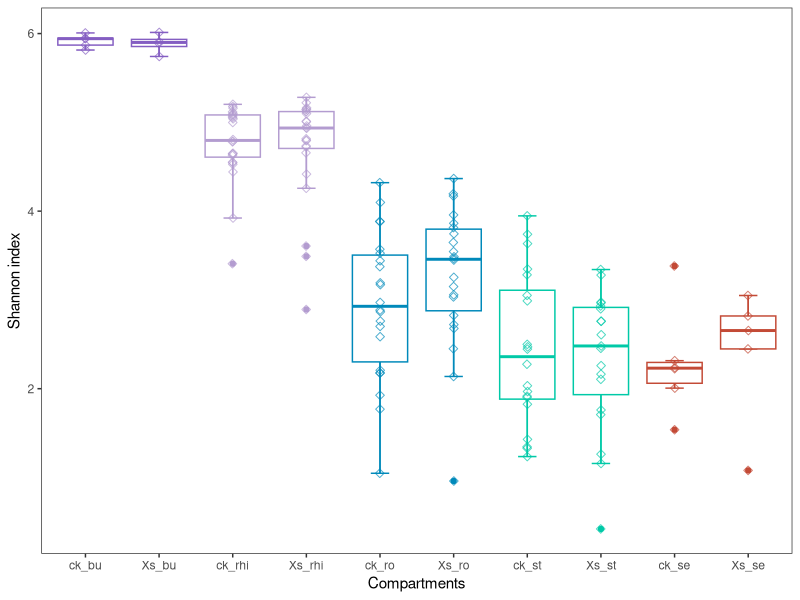
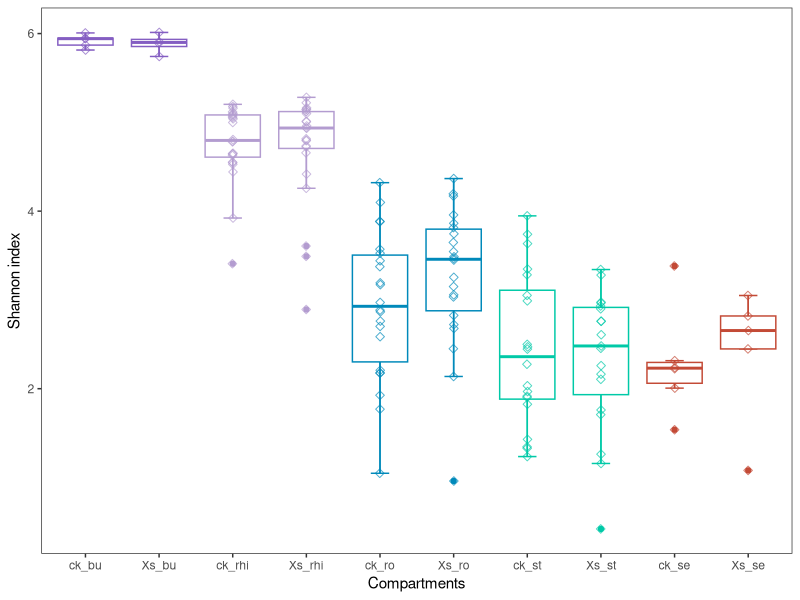

Reproduce these figures in R, in order.
#Result2,Figuer A,alpha_diversity_compartment
#Author: Xing Wang

getwd()
rm(list = ls())

library(tidyverse)
df<-read.csv("compartment.csv")
head(df)

library(ggplot2)

df$SampleID <- factor(df$SampleID, levels=c('ck', 'xs'))

p= ggplot(data=df,aes(x=factor(Compartments,level = c("ck_bu","Xs_bu","ck_rhi","Xs_rhi","ck_ro","Xs_ro","ck_st","Xs_st","ck_se","Xs_se")), y=Shannon, color=Compartments))+
  stat_boxplot(geom = "errorbar",
               width=0.25,
               position = position_dodge(0.9))+
  geom_boxplot(position = position_dodge(0.9))+
  
  geom_jitter(position=position_jitterdodge(0.01),size=2,alpha=0.7,shape=23)+
  theme_bw()+
  theme(legend.position = "NA")+theme(panel.grid=element_blank())+
  
  guides(fill=guide_legend(title=NULL))+
  labs(x="Compartments", y="Shannon index")+
  
  scale_color_manual(aesthetics="color",values = c("#845EC2","#B39CD0","#0089BA","#C34A36","#00C9A7","#845EC2","#B39CD0","#0089BA","#C34A36","#00C9A7"))

p
ggsave(paste("compartment.pdf", sep=""), p, width = 5, height = 4)

p
ggsave(paste("compartment.png", sep=""), p, width = 5, height = 4)



Shannon_stats <- aov(Shannon ~ Compartments, data = df)

Tukey_HSD_Shannon <- TukeyHSD(Shannon_stats, ordered = FALSE, conf.level = 0.95)

Tukey_HSD_Shannon_table <- as.data.frame(Tukey_HSD_Shannon$Compartments)

Tukey_HSD_Shannon_table

write.table(Tukey_HSD_Shannon_table[order(Tukey_HSD_Shannon_table$p, decreasing=FALSE), ], file="compartments_stat.txt",append = FALSE, quote = FALSE, sep="\t",eol = "\n", na = "NA", dec = ".", row.names = TRUE,col.names = TRUE)


